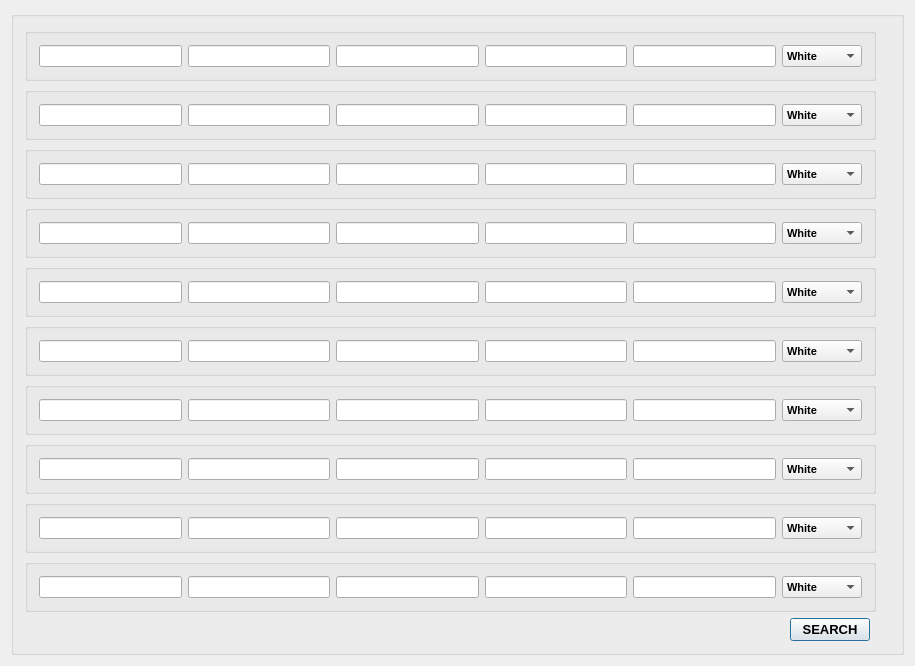
<?xml version="1.0" encoding="UTF-8"?>
<ui version="4.0">
 <class>SrchDlg</class>
 <widget class="QDialog" name="SrchDlg">
  <property name="geometry">
   <rect>
    <x>0</x>
    <y>0</y>
    <width>915</width>
    <height>655</height>
   </rect>
  </property>
  <property name="windowTitle">
   <string>SrchDlg</string>
  </property>
  <layout class="QGridLayout" name="gridLayout_3">
   <item row="0" column="0">
    <widget class="QGroupBox" name="groupBoxSearch">
     <property name="font">
      <font>
       <pointsize>10</pointsize>
       <weight>75</weight>
       <bold>true</bold>
      </font>
     </property>
     <property name="title">
      <string/>
     </property>
     <layout class="QGridLayout" name="gridLayout_4">
      <item row="0" column="0" colspan="3">
       <layout class="QGridLayout" name="gridLayout">
        <item row="0" column="0">
         <widget class="QGroupBox" name="groupBox_3">
          <property name="font">
           <font>
            <pointsize>8</pointsize>
            <weight>75</weight>
            <bold>true</bold>
           </font>
          </property>
          <property name="title">
           <string/>
          </property>
          <layout class="QGridLayout" name="gridLayout_2">
           <item row="0" column="0">
            <layout class="QHBoxLayout" name="horizontalLayout_6">
             <item>
              <layout class="QHBoxLayout" name="horizontalLayout_7">
               <item>
                <widget class="QLineEdit" name="lineEditAnd_1"/>
               </item>
               <item>
                <widget class="QLineEdit" name="lineEditAnd_2"/>
               </item>
               <item>
                <widget class="QLineEdit" name="lineEditAnd_3"/>
               </item>
               <item>
                <widget class="QLineEdit" name="lineEditAnd_4"/>
               </item>
               <item>
                <widget class="QLineEdit" name="lineEditAnd_5"/>
               </item>
              </layout>
             </item>
             <item>
              <widget class="QComboBox" name="comboBox_1">
               <property name="styleSheet">
                <string notr="true"/>
               </property>
               <item>
                <property name="text">
                 <string>White</string>
                </property>
               </item>
               <item>
                <property name="text">
                 <string>Red</string>
                </property>
                <property name="icon">
                 <iconset theme="Red">
                  <normaloff>../../../../../builder/c++/LogWatcher/LogWatcher_v1_1_9_8_9/LogWatcher_v1</normaloff>../../../../../builder/c++/LogWatcher/LogWatcher_v1_1_9_8_9/LogWatcher_v1</iconset>
                </property>
               </item>
               <item>
                <property name="text">
                 <string>Yellow</string>
                </property>
               </item>
               <item>
                <property name="text">
                 <string>Cyan</string>
                </property>
               </item>
               <item>
                <property name="text">
                 <string>Violet</string>
                </property>
               </item>
               <item>
                <property name="text">
                 <string>Purple</string>
                </property>
               </item>
               <item>
                <property name="text">
                 <string>Magenta</string>
                </property>
               </item>
               <item>
                <property name="text">
                 <string>Lavender</string>
                </property>
               </item>
               <item>
                <property name="text">
                 <string>Gray</string>
                </property>
               </item>
               <item>
                <property name="text">
                 <string>Green</string>
                </property>
               </item>
               <item>
                <property name="text">
                 <string>Blue</string>
                </property>
               </item>
              </widget>
             </item>
            </layout>
           </item>
          </layout>
         </widget>
        </item>
        <item row="1" column="0">
         <widget class="QGroupBox" name="groupBox_7">
          <property name="font">
           <font>
            <pointsize>8</pointsize>
            <weight>75</weight>
            <bold>true</bold>
           </font>
          </property>
          <property name="title">
           <string/>
          </property>
          <layout class="QGridLayout" name="gridLayout_5">
           <item row="0" column="0">
            <layout class="QHBoxLayout" name="horizontalLayout_8">
             <item>
              <layout class="QHBoxLayout" name="horizontalLayout_9">
               <item>
                <widget class="QLineEdit" name="lineEditAnd_6"/>
               </item>
               <item>
                <widget class="QLineEdit" name="lineEditAnd_7"/>
               </item>
               <item>
                <widget class="QLineEdit" name="lineEditAnd_8"/>
               </item>
               <item>
                <widget class="QLineEdit" name="lineEditAnd_9"/>
               </item>
               <item>
                <widget class="QLineEdit" name="lineEditAnd_10"/>
               </item>
              </layout>
             </item>
             <item>
              <widget class="QComboBox" name="comboBox_2">
               <property name="styleSheet">
                <string notr="true"/>
               </property>
               <item>
                <property name="text">
                 <string>White</string>
                </property>
               </item>
               <item>
                <property name="text">
                 <string>Red</string>
                </property>
                <property name="icon">
                 <iconset theme="Red">
                  <normaloff>../../../../../builder/c++/LogWatcher/LogWatcher_v1_1_9_8_9/LogWatcher_v1</normaloff>../../../../../builder/c++/LogWatcher/LogWatcher_v1_1_9_8_9/LogWatcher_v1</iconset>
                </property>
               </item>
               <item>
                <property name="text">
                 <string>Yellow</string>
                </property>
               </item>
               <item>
                <property name="text">
                 <string>Cyan</string>
                </property>
               </item>
               <item>
                <property name="text">
                 <string>Violet</string>
                </property>
               </item>
               <item>
                <property name="text">
                 <string>Purple</string>
                </property>
               </item>
               <item>
                <property name="text">
                 <string>Magenta</string>
                </property>
               </item>
               <item>
                <property name="text">
                 <string>Lavender</string>
                </property>
               </item>
               <item>
                <property name="text">
                 <string>Gray</string>
                </property>
               </item>
               <item>
                <property name="text">
                 <string>Green</string>
                </property>
               </item>
               <item>
                <property name="text">
                 <string>Blue</string>
                </property>
               </item>
              </widget>
             </item>
            </layout>
           </item>
          </layout>
         </widget>
        </item>
        <item row="2" column="0">
         <widget class="QGroupBox" name="groupBox_4">
          <property name="font">
           <font>
            <pointsize>8</pointsize>
            <weight>75</weight>
            <bold>true</bold>
           </font>
          </property>
          <property name="title">
           <string/>
          </property>
          <layout class="QGridLayout" name="gridLayout_6">
           <item row="0" column="0">
            <layout class="QHBoxLayout" name="horizontalLayout_10">
             <item>
              <layout class="QHBoxLayout" name="horizontalLayout_11">
               <item>
                <widget class="QLineEdit" name="lineEditAnd_11"/>
               </item>
               <item>
                <widget class="QLineEdit" name="lineEditAnd_12"/>
               </item>
               <item>
                <widget class="QLineEdit" name="lineEditAnd_13"/>
               </item>
               <item>
                <widget class="QLineEdit" name="lineEditAnd_14"/>
               </item>
               <item>
                <widget class="QLineEdit" name="lineEditAnd_15"/>
               </item>
              </layout>
             </item>
             <item>
              <widget class="QComboBox" name="comboBox_3">
               <property name="styleSheet">
                <string notr="true"/>
               </property>
               <item>
                <property name="text">
                 <string>White</string>
                </property>
               </item>
               <item>
                <property name="text">
                 <string>Red</string>
                </property>
                <property name="icon">
                 <iconset theme="Red">
                  <normaloff>../../../../../builder/c++/LogWatcher/LogWatcher_v1_1_9_8_9/LogWatcher_v1</normaloff>../../../../../builder/c++/LogWatcher/LogWatcher_v1_1_9_8_9/LogWatcher_v1</iconset>
                </property>
               </item>
               <item>
                <property name="text">
                 <string>Yellow</string>
                </property>
               </item>
               <item>
                <property name="text">
                 <string>Cyan</string>
                </property>
               </item>
               <item>
                <property name="text">
                 <string>Violet</string>
                </property>
               </item>
               <item>
                <property name="text">
                 <string>Purple</string>
                </property>
               </item>
               <item>
                <property name="text">
                 <string>Magenta</string>
                </property>
               </item>
               <item>
                <property name="text">
                 <string>Lavender</string>
                </property>
               </item>
               <item>
                <property name="text">
                 <string>Gray</string>
                </property>
               </item>
               <item>
                <property name="text">
                 <string>Green</string>
                </property>
               </item>
               <item>
                <property name="text">
                 <string>Blue</string>
                </property>
               </item>
              </widget>
             </item>
            </layout>
           </item>
          </layout>
         </widget>
        </item>
        <item row="3" column="0">
         <widget class="QGroupBox" name="groupBox_8">
          <property name="font">
           <font>
            <pointsize>8</pointsize>
            <weight>75</weight>
            <bold>true</bold>
           </font>
          </property>
          <property name="title">
           <string/>
          </property>
          <layout class="QGridLayout" name="gridLayout_7">
           <item row="0" column="0">
            <layout class="QHBoxLayout" name="horizontalLayout_12">
             <item>
              <layout class="QHBoxLayout" name="horizontalLayout_13">
               <item>
                <widget class="QLineEdit" name="lineEditAnd_16"/>
               </item>
               <item>
                <widget class="QLineEdit" name="lineEditAnd_17"/>
               </item>
               <item>
                <widget class="QLineEdit" name="lineEditAnd_18"/>
               </item>
               <item>
                <widget class="QLineEdit" name="lineEditAnd_19"/>
               </item>
               <item>
                <widget class="QLineEdit" name="lineEditAnd_20"/>
               </item>
              </layout>
             </item>
             <item>
              <widget class="QComboBox" name="comboBox_4">
               <property name="styleSheet">
                <string notr="true"/>
               </property>
               <item>
                <property name="text">
                 <string>White</string>
                </property>
               </item>
               <item>
                <property name="text">
                 <string>Red</string>
                </property>
                <property name="icon">
                 <iconset theme="Red">
                  <normaloff>../../../../../builder/c++/LogWatcher/LogWatcher_v1_1_9_8_9/LogWatcher_v1</normaloff>../../../../../builder/c++/LogWatcher/LogWatcher_v1_1_9_8_9/LogWatcher_v1</iconset>
                </property>
               </item>
               <item>
                <property name="text">
                 <string>Yellow</string>
                </property>
               </item>
               <item>
                <property name="text">
                 <string>Cyan</string>
                </property>
               </item>
               <item>
                <property name="text">
                 <string>Violet</string>
                </property>
               </item>
               <item>
                <property name="text">
                 <string>Purple</string>
                </property>
               </item>
               <item>
                <property name="text">
                 <string>Magenta</string>
                </property>
               </item>
               <item>
                <property name="text">
                 <string>Lavender</string>
                </property>
               </item>
               <item>
                <property name="text">
                 <string>Gray</string>
                </property>
               </item>
               <item>
                <property name="text">
                 <string>Green</string>
                </property>
               </item>
               <item>
                <property name="text">
                 <string>Blue</string>
                </property>
               </item>
              </widget>
             </item>
            </layout>
           </item>
          </layout>
         </widget>
        </item>
        <item row="4" column="0">
         <widget class="QGroupBox" name="groupBox_10">
          <property name="font">
           <font>
            <pointsize>8</pointsize>
            <weight>75</weight>
            <bold>true</bold>
           </font>
          </property>
          <property name="title">
           <string/>
          </property>
          <layout class="QGridLayout" name="gridLayout_8">
           <item row="0" column="0">
            <layout class="QHBoxLayout" name="horizontalLayout_18">
             <item>
              <layout class="QHBoxLayout" name="horizontalLayout_19">
               <item>
                <widget class="QLineEdit" name="lineEditAnd_21"/>
               </item>
               <item>
                <widget class="QLineEdit" name="lineEditAnd_22"/>
               </item>
               <item>
                <widget class="QLineEdit" name="lineEditAnd_23"/>
               </item>
               <item>
                <widget class="QLineEdit" name="lineEditAnd_24"/>
               </item>
               <item>
                <widget class="QLineEdit" name="lineEditAnd_25"/>
               </item>
              </layout>
             </item>
             <item>
              <widget class="QComboBox" name="comboBox_5">
               <property name="styleSheet">
                <string notr="true"/>
               </property>
               <item>
                <property name="text">
                 <string>White</string>
                </property>
               </item>
               <item>
                <property name="text">
                 <string>Red</string>
                </property>
                <property name="icon">
                 <iconset theme="Red">
                  <normaloff>../../../../../builder/c++/LogWatcher/LogWatcher_v1_1_9_8_9/LogWatcher_v1</normaloff>../../../../../builder/c++/LogWatcher/LogWatcher_v1_1_9_8_9/LogWatcher_v1</iconset>
                </property>
               </item>
               <item>
                <property name="text">
                 <string>Yellow</string>
                </property>
               </item>
               <item>
                <property name="text">
                 <string>Cyan</string>
                </property>
               </item>
               <item>
                <property name="text">
                 <string>Violet</string>
                </property>
               </item>
               <item>
                <property name="text">
                 <string>Purple</string>
                </property>
               </item>
               <item>
                <property name="text">
                 <string>Magenta</string>
                </property>
               </item>
               <item>
                <property name="text">
                 <string>Lavender</string>
                </property>
               </item>
               <item>
                <property name="text">
                 <string>Gray</string>
                </property>
               </item>
               <item>
                <property name="text">
                 <string>Green</string>
                </property>
               </item>
               <item>
                <property name="text">
                 <string>Blue</string>
                </property>
               </item>
              </widget>
             </item>
            </layout>
           </item>
          </layout>
         </widget>
        </item>
        <item row="5" column="0">
         <widget class="QGroupBox" name="groupBox_11">
          <property name="font">
           <font>
            <pointsize>8</pointsize>
            <weight>75</weight>
            <bold>true</bold>
           </font>
          </property>
          <property name="title">
           <string/>
          </property>
          <layout class="QGridLayout" name="gridLayout_13">
           <item row="0" column="0">
            <layout class="QHBoxLayout" name="horizontalLayout_20">
             <item>
              <layout class="QHBoxLayout" name="horizontalLayout_21">
               <item>
                <widget class="QLineEdit" name="lineEditAnd_26"/>
               </item>
               <item>
                <widget class="QLineEdit" name="lineEditAnd_27"/>
               </item>
               <item>
                <widget class="QLineEdit" name="lineEditAnd_28"/>
               </item>
               <item>
                <widget class="QLineEdit" name="lineEditAnd_29"/>
               </item>
               <item>
                <widget class="QLineEdit" name="lineEditAnd_30"/>
               </item>
              </layout>
             </item>
             <item>
              <widget class="QComboBox" name="comboBox_6">
               <property name="styleSheet">
                <string notr="true"/>
               </property>
               <item>
                <property name="text">
                 <string>White</string>
                </property>
               </item>
               <item>
                <property name="text">
                 <string>Red</string>
                </property>
                <property name="icon">
                 <iconset theme="Red">
                  <normaloff>../../../../../builder/c++/LogWatcher/LogWatcher_v1_1_9_8_9/LogWatcher_v1</normaloff>../../../../../builder/c++/LogWatcher/LogWatcher_v1_1_9_8_9/LogWatcher_v1</iconset>
                </property>
               </item>
               <item>
                <property name="text">
                 <string>Yellow</string>
                </property>
               </item>
               <item>
                <property name="text">
                 <string>Cyan</string>
                </property>
               </item>
               <item>
                <property name="text">
                 <string>Violet</string>
                </property>
               </item>
               <item>
                <property name="text">
                 <string>Purple</string>
                </property>
               </item>
               <item>
                <property name="text">
                 <string>Magenta</string>
                </property>
               </item>
               <item>
                <property name="text">
                 <string>Lavender</string>
                </property>
               </item>
               <item>
                <property name="text">
                 <string>Gray</string>
                </property>
               </item>
               <item>
                <property name="text">
                 <string>Green</string>
                </property>
               </item>
               <item>
                <property name="text">
                 <string>Blue</string>
                </property>
               </item>
              </widget>
             </item>
            </layout>
           </item>
          </layout>
         </widget>
        </item>
        <item row="6" column="0">
         <widget class="QGroupBox" name="groupBox_5">
          <property name="font">
           <font>
            <pointsize>8</pointsize>
            <weight>75</weight>
            <bold>true</bold>
           </font>
          </property>
          <property name="title">
           <string/>
          </property>
          <layout class="QGridLayout" name="gridLayout_9">
           <item row="0" column="0">
            <layout class="QHBoxLayout" name="horizontalLayout_16">
             <item>
              <layout class="QHBoxLayout" name="horizontalLayout_17">
               <item>
                <widget class="QLineEdit" name="lineEditAnd_31"/>
               </item>
               <item>
                <widget class="QLineEdit" name="lineEditAnd_32"/>
               </item>
               <item>
                <widget class="QLineEdit" name="lineEditAnd_33"/>
               </item>
               <item>
                <widget class="QLineEdit" name="lineEditAnd_34"/>
               </item>
               <item>
                <widget class="QLineEdit" name="lineEditAnd_35"/>
               </item>
              </layout>
             </item>
             <item>
              <widget class="QComboBox" name="comboBox_7">
               <property name="styleSheet">
                <string notr="true"/>
               </property>
               <item>
                <property name="text">
                 <string>White</string>
                </property>
               </item>
               <item>
                <property name="text">
                 <string>Red</string>
                </property>
                <property name="icon">
                 <iconset theme="Red">
                  <normaloff>../../../../../builder/c++/LogWatcher/LogWatcher_v1_1_9_8_9/LogWatcher_v1</normaloff>../../../../../builder/c++/LogWatcher/LogWatcher_v1_1_9_8_9/LogWatcher_v1</iconset>
                </property>
               </item>
               <item>
                <property name="text">
                 <string>Yellow</string>
                </property>
               </item>
               <item>
                <property name="text">
                 <string>Cyan</string>
                </property>
               </item>
               <item>
                <property name="text">
                 <string>Violet</string>
                </property>
               </item>
               <item>
                <property name="text">
                 <string>Purple</string>
                </property>
               </item>
               <item>
                <property name="text">
                 <string>Magenta</string>
                </property>
               </item>
               <item>
                <property name="text">
                 <string>Lavender</string>
                </property>
               </item>
               <item>
                <property name="text">
                 <string>Gray</string>
                </property>
               </item>
               <item>
                <property name="text">
                 <string>Green</string>
                </property>
               </item>
               <item>
                <property name="text">
                 <string>Blue</string>
                </property>
               </item>
              </widget>
             </item>
            </layout>
           </item>
          </layout>
         </widget>
        </item>
        <item row="7" column="0">
         <widget class="QGroupBox" name="groupBox_9">
          <property name="font">
           <font>
            <pointsize>8</pointsize>
            <weight>75</weight>
            <bold>true</bold>
           </font>
          </property>
          <property name="title">
           <string/>
          </property>
          <layout class="QGridLayout" name="gridLayout_12">
           <item row="0" column="0">
            <layout class="QHBoxLayout" name="horizontalLayout_14">
             <item>
              <layout class="QHBoxLayout" name="horizontalLayout_15">
               <item>
                <widget class="QLineEdit" name="lineEditAnd_36"/>
               </item>
               <item>
                <widget class="QLineEdit" name="lineEditAnd_37"/>
               </item>
               <item>
                <widget class="QLineEdit" name="lineEditAnd_38"/>
               </item>
               <item>
                <widget class="QLineEdit" name="lineEditAnd_39"/>
               </item>
               <item>
                <widget class="QLineEdit" name="lineEditAnd_40"/>
               </item>
              </layout>
             </item>
             <item>
              <widget class="QComboBox" name="comboBox_8">
               <property name="styleSheet">
                <string notr="true"/>
               </property>
               <item>
                <property name="text">
                 <string>White</string>
                </property>
               </item>
               <item>
                <property name="text">
                 <string>Red</string>
                </property>
                <property name="icon">
                 <iconset theme="Red">
                  <normaloff>../../../../../builder/c++/LogWatcher/LogWatcher_v1_1_9_8_9/LogWatcher_v1</normaloff>../../../../../builder/c++/LogWatcher/LogWatcher_v1_1_9_8_9/LogWatcher_v1</iconset>
                </property>
               </item>
               <item>
                <property name="text">
                 <string>Yellow</string>
                </property>
               </item>
               <item>
                <property name="text">
                 <string>Cyan</string>
                </property>
               </item>
               <item>
                <property name="text">
                 <string>Violet</string>
                </property>
               </item>
               <item>
                <property name="text">
                 <string>Purple</string>
                </property>
               </item>
               <item>
                <property name="text">
                 <string>Magenta</string>
                </property>
               </item>
               <item>
                <property name="text">
                 <string>Lavender</string>
                </property>
               </item>
               <item>
                <property name="text">
                 <string>Gray</string>
                </property>
               </item>
               <item>
                <property name="text">
                 <string>Green</string>
                </property>
               </item>
               <item>
                <property name="text">
                 <string>Blue</string>
                </property>
               </item>
              </widget>
             </item>
            </layout>
           </item>
          </layout>
         </widget>
        </item>
        <item row="8" column="0">
         <widget class="QGroupBox" name="groupBox_21">
          <property name="font">
           <font>
            <pointsize>8</pointsize>
            <weight>75</weight>
            <bold>true</bold>
           </font>
          </property>
          <property name="title">
           <string/>
          </property>
          <layout class="QGridLayout" name="gridLayout_10">
           <item row="0" column="0">
            <layout class="QHBoxLayout" name="horizontalLayout_40">
             <item>
              <layout class="QHBoxLayout" name="horizontalLayout_41">
               <item>
                <widget class="QLineEdit" name="lineEditAnd_41"/>
               </item>
               <item>
                <widget class="QLineEdit" name="lineEditAnd_42"/>
               </item>
               <item>
                <widget class="QLineEdit" name="lineEditAnd_43"/>
               </item>
               <item>
                <widget class="QLineEdit" name="lineEditAnd_44"/>
               </item>
               <item>
                <widget class="QLineEdit" name="lineEditAnd_45"/>
               </item>
              </layout>
             </item>
             <item>
              <widget class="QComboBox" name="comboBox_9">
               <property name="styleSheet">
                <string notr="true"/>
               </property>
               <item>
                <property name="text">
                 <string>White</string>
                </property>
               </item>
               <item>
                <property name="text">
                 <string>Red</string>
                </property>
                <property name="icon">
                 <iconset theme="Red">
                  <normaloff>../../../../../builder/c++/LogWatcher/LogWatcher_v1_1_9_8_9/LogWatcher_v1</normaloff>../../../../../builder/c++/LogWatcher/LogWatcher_v1_1_9_8_9/LogWatcher_v1</iconset>
                </property>
               </item>
               <item>
                <property name="text">
                 <string>Yellow</string>
                </property>
               </item>
               <item>
                <property name="text">
                 <string>Cyan</string>
                </property>
               </item>
               <item>
                <property name="text">
                 <string>Violet</string>
                </property>
               </item>
               <item>
                <property name="text">
                 <string>Purple</string>
                </property>
               </item>
               <item>
                <property name="text">
                 <string>Magenta</string>
                </property>
               </item>
               <item>
                <property name="text">
                 <string>Lavender</string>
                </property>
               </item>
               <item>
                <property name="text">
                 <string>Gray</string>
                </property>
               </item>
               <item>
                <property name="text">
                 <string>Green</string>
                </property>
               </item>
               <item>
                <property name="text">
                 <string>Blue</string>
                </property>
               </item>
              </widget>
             </item>
            </layout>
           </item>
          </layout>
         </widget>
        </item>
        <item row="9" column="0">
         <widget class="QGroupBox" name="groupBox_20">
          <property name="font">
           <font>
            <pointsize>8</pointsize>
            <weight>75</weight>
            <bold>true</bold>
           </font>
          </property>
          <property name="title">
           <string/>
          </property>
          <layout class="QGridLayout" name="gridLayout_11">
           <item row="0" column="0">
            <layout class="QHBoxLayout" name="horizontalLayout_38">
             <item>
              <layout class="QHBoxLayout" name="horizontalLayout_39">
               <item>
                <widget class="QLineEdit" name="lineEditAnd_46"/>
               </item>
               <item>
                <widget class="QLineEdit" name="lineEditAnd_47"/>
               </item>
               <item>
                <widget class="QLineEdit" name="lineEditAnd_48"/>
               </item>
               <item>
                <widget class="QLineEdit" name="lineEditAnd_49"/>
               </item>
               <item>
                <widget class="QLineEdit" name="lineEditAnd_50"/>
               </item>
              </layout>
             </item>
             <item>
              <widget class="QComboBox" name="comboBox_10">
               <property name="styleSheet">
                <string notr="true"/>
               </property>
               <item>
                <property name="text">
                 <string>White</string>
                </property>
               </item>
               <item>
                <property name="text">
                 <string>Red</string>
                </property>
                <property name="icon">
                 <iconset theme="Red">
                  <normaloff>../../../../../builder/c++/LogWatcher/LogWatcher_v1_1_9_8_9/LogWatcher_v1</normaloff>../../../../../builder/c++/LogWatcher/LogWatcher_v1_1_9_8_9/LogWatcher_v1</iconset>
                </property>
               </item>
               <item>
                <property name="text">
                 <string>Yellow</string>
                </property>
               </item>
               <item>
                <property name="text">
                 <string>Cyan</string>
                </property>
               </item>
               <item>
                <property name="text">
                 <string>Violet</string>
                </property>
               </item>
               <item>
                <property name="text">
                 <string>Purple</string>
                </property>
               </item>
               <item>
                <property name="text">
                 <string>Magenta</string>
                </property>
               </item>
               <item>
                <property name="text">
                 <string>Lavender</string>
                </property>
               </item>
               <item>
                <property name="text">
                 <string>Gray</string>
                </property>
               </item>
               <item>
                <property name="text">
                 <string>Green</string>
                </property>
               </item>
               <item>
                <property name="text">
                 <string>Blue</string>
                </property>
               </item>
              </widget>
             </item>
            </layout>
           </item>
          </layout>
         </widget>
        </item>
       </layout>
      </item>
      <item row="0" column="3">
       <widget class="QLabel" name="label">
        <property name="text">
         <string/>
        </property>
       </widget>
      </item>
      <item row="1" column="0">
       <spacer name="horizontalSpacer_2">
        <property name="orientation">
         <enum>Qt::Horizontal</enum>
        </property>
        <property name="sizeHint" stdset="0">
         <size>
          <width>717</width>
          <height>17</height>
         </size>
        </property>
       </spacer>
      </item>
      <item row="1" column="1">
       <widget class="QPushButton" name="pushButtonSearch">
        <property name="font">
         <font>
          <pointsize>10</pointsize>
          <weight>75</weight>
          <bold>true</bold>
         </font>
        </property>
        <property name="text">
         <string>SEARCH</string>
        </property>
       </widget>
      </item>
     </layout>
    </widget>
   </item>
  </layout>
 </widget>
 <layoutdefault spacing="6" margin="11"/>
 <resources/>
 <connections/>
</ui>
